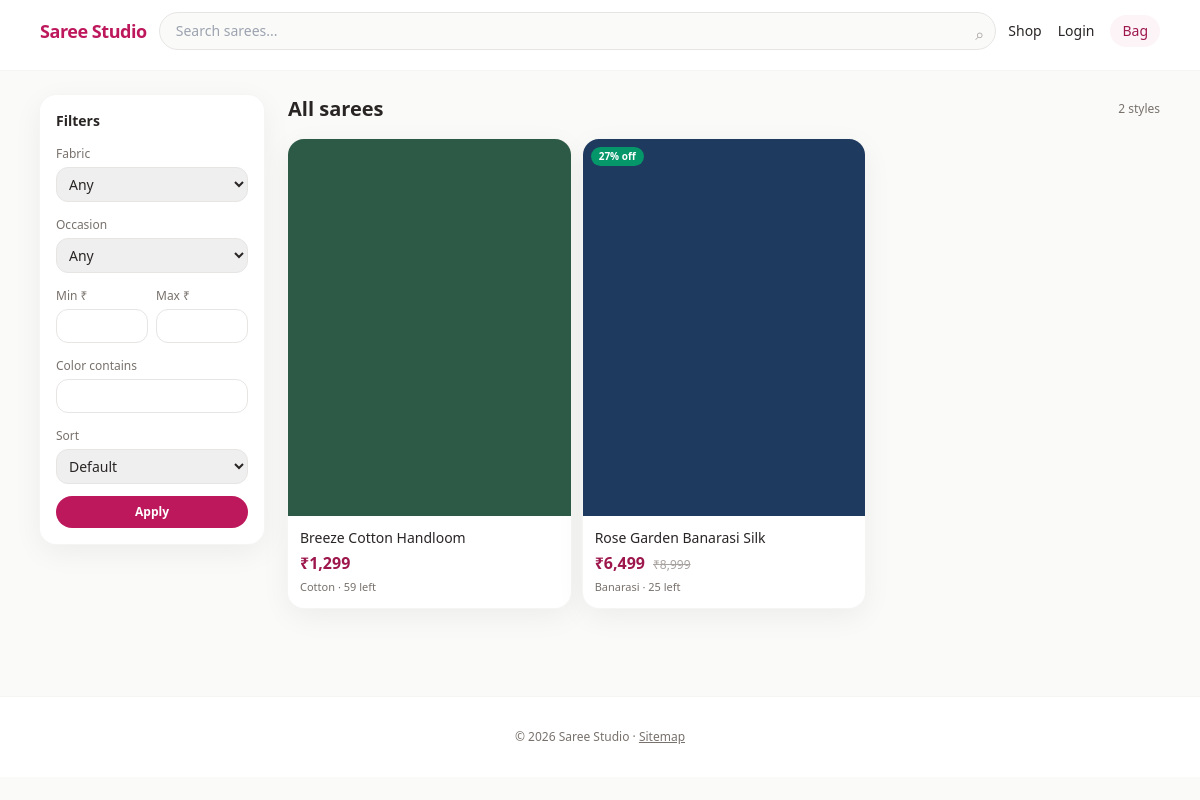
The app's page /shop/ with its own data.
### apps/products/models.py (models this page shows, shortened)
class Product(models.Model):
    FABRIC_CHOICES = [
        ('silk', 'Silk'),
        ('cotton', 'Cotton'),
        ('georgette', 'Georgette'),
        ('chiffon', 'Chiffon'),
        ('linen', 'Linen'),
        ('organza', 'Organza'),
        ('banarasi', 'Banarasi'),
        ('other', 'Other'),
    ]
    OCCASION_CHOICES = [
        ('wedding', 'Wedding'),
        ('party', 'Party'),
        ('festive', 'Festive'),
        ('casual', 'Casual'),
        ('office', 'Office'),
        ('traditional', 'Traditional'),
    ]
    name = models.CharField(max_length=200)
    slug = models.SlugField(max_length=220, unique=True, db_index=True)
    category = models.ForeignKey(
        Category, on_delete=models.PROTECT, related_name='products'
    )
    description = models.TextField()
    fabric = models.CharField(max_length=32, choices=FABRIC_CHOICES, default='silk')
    occasion = models.CharField(max_length=32, choices=OCCASION_CHOICES, default='festive')
    price = models.DecimalField(max_digits=10, decimal_places=2)
    sale_price = models.DecimalField(
        max_digits=10, decimal_places=2, blank=True, null=True,
        help_text='Discounted price; empty means no discount',
    )
    stock = models.PositiveIntegerField(default=0)
    delivery_days = models.PositiveSmallIntegerField(default=5)
    meta_title = models.CharField(max_length=70, blank=True)
    meta_description = models.CharField(max_length=160, blank=True)
    is_active = models.BooleanField(default=True)
    is_featured = models.BooleanField(default=False)
    is_trending = models.BooleanField(default=False)
    is_new_arrival = models.BooleanField(default=False)
    is_best_seller = models.BooleanField(default=False)
    flash_sale_end = models.DateTimeField(blank=True, null=True)
    created_at = models.DateTimeField(auto_now_add=True)
    updated_at = models.DateTimeField(auto_now=True)
    class Meta:
        ordering = ['-created_at']
    def get_absolute_url(self):
        return reverse('products:detail', kwargs={'slug': self.slug})
    @property
    def effective_price(self):
        if self.sale_price is not None and self.sale_price < self.price:
            return self.sale_price
        return self.price
    @property
    def discount_percent(self):
        if self.sale_price is None or self.sale_price >= self.price:
            return 0
        off = (self.price - self.sale_price) / self.price * 100
        return int(off)
    @property
    def primary_image(self):
        return self.images.order_by('sort_order', 'id').first()

class ProductImage(models.Model):
    product = models.ForeignKey(Product, on_delete=models.CASCADE, related_name='images')
    image = models.ImageField(upload_to='products/')
    alt_text = models.CharField(max_length=200, blank=True)
    sort_order = models.PositiveIntegerField(default=0)
    class Meta:
        ordering = ['sort_order', 'id']

### apps/products/views.py (the view, shortened to what this page needs)
# urls.py: path('shop/', views.shop, name='shop'),
def shop(request):
    eff = Case(
        When(sale_price__isnull=True, then=F('price')),
        When(sale_price__gte=F('price'), then=F('price')),
        default=F('sale_price'),
        output_field=DecimalField(max_digits=10, decimal_places=2),
    )
    qs = Product.objects.filter(is_active=True).select_related('category').annotate(
        effective_price_filter=eff,
        review_avg=Avg('reviews__rating'),
        review_count=Count('reviews', distinct=True),
    )
    q = request.GET.get('q', '').strip()
    fabric = request.GET.get('fabric')
    if fabric:
        qs = qs.filter(fabric=fabric)
    occasion = request.GET.get('occasion')
    if occasion:
        qs = qs.filter(occasion=occasion)
    color = request.GET.get('color')
    if color:
        qs = qs.filter(colors__name__icontains=color)
    cat = request.GET.get('category')
    if cat:
        qs = qs.filter(category__slug=cat)
    price_min = request.GET.get('price_min')
    price_max = request.GET.get('price_max')
    if price_min:
        qs = qs.filter(effective_price_filter__gte=price_min)
    if price_max:
        qs = qs.filter(effective_price_filter__lte=price_max)
    sort = request.GET.get('sort', '')
    if sort == 'latest':
        qs = qs.order_by('-created_at')
    elif sort == 'price_low':
        qs = qs.order_by('effective_price_filter')
    elif sort == 'price_high':
        qs = qs.order_by('-effective_price_filter')
    elif sort == 'popular':
        qs = qs.order_by('-review_count', '-review_avg')
    else:
        qs = qs.order_by('-is_featured', '-created_at')
    paginator = Paginator(qs, 12)
    page = paginator.get_page(request.GET.get('page'))
    categories = Category.objects.all()
    return render(
        request,
        'products/shop.html',
        {
            'page_obj': page,
            'categories': categories,
            'filters': request.GET,
            'product_fabric_choices': Product.FABRIC_CHOICES,
            'product_occasion_choices': Product.OCCASION_CHOICES,
        },
    )

### apps/cart/cart_utils.py (called while the page is built, shortened)
def get_or_create_cart(request):
    user = request.user if request.user.is_authenticated else None
    session_key = request.session.session_key
    if not session_key:
        request.session.create()
        session_key = request.session.session_key
    cart, _ = Cart.objects.get_or_create(
        session_key=session_key, user__isnull=True,
        defaults={'user': None},
    )
    return cart

### apps/cart/context_processors.py (called while the page is built)
def cart_summary(request):
    try:
        cart = get_or_create_cart(request)
        count = sum(i.quantity for i in cart.items.filter(save_for_later=False))
        sub = cart_subtotal(cart)
    except Exception:
        count = 0
        sub = Decimal('0')
    return {'cart_count': count, 'cart_subtotal': sub}

### templates/products/shop.html (shortened to what this page needs)
{% extends "base.html" %}
{% block content %}
<div class="flex flex-col gap-6 md:flex-row">
  <aside class="md:w-56 md:shrink-0">
    <div class="rounded-2xl bg-white p-4 shadow-soft ring-1 ring-stone-100">
      <p class="mb-3 text-sm font-semibold">Filters</p>
      <form method="get" class="space-y-3 text-sm">
        <div>
          <label class="text-xs text-stone-500">Fabric</label>
          <select name="fabric" class="mt-1 w-full rounded-xl border border-stone-200 px-2 py-1.5">
            <option value="">Any</option>
          </select>
        </div>
        <div>
          <label class="text-xs text-stone-500">Occasion</label>
          <select name="occasion" class="mt-1 w-full rounded-xl border border-stone-200 px-2 py-1.5">
            <option value="">Any</option>
          </select>
        </div>
        <div class="grid grid-cols-2 gap-2">
          <div>
            <label class="text-xs text-stone-500">Min ₹</label>
            <input name="price_min" value="{{ request.GET.price_min }}" class="mt-1 w-full rounded-xl border border-stone-200 px-2 py-1.5">
          </div>
          <div>
            <label class="text-xs text-stone-500">Max ₹</label>
            <input name="price_max" value="{{ request.GET.price_max }}" class="mt-1 w-full rounded-xl border border-stone-200 px-2 py-1.5">
          </div>
        </div>
        <div>
          <label class="text-xs text-stone-500">Color contains</label>
          <input name="color" value="{{ request.GET.color }}" class="mt-1 w-full rounded-xl border border-stone-200 px-2 py-1.5">
        </div>
        <div>
          <label class="text-xs text-stone-500">Sort</label>
          <select name="sort" class="mt-1 w-full rounded-xl border border-stone-200 px-2 py-1.5">
            <option value="">Default</option>
          </select>
        </div>
        <button class="w-full rounded-full bg-brand-600 py-2 text-xs font-semibold text-white">Apply</button>
      </form>
    </div>
  </aside>
  <div class="flex-1">
    <div class="mb-4 flex flex-wrap items-center justify-between gap-2">
      <h1 class="text-xl font-semibold">All sarees</h1>
      <p class="text-xs text-stone-500">{{ page_obj.paginator.count }} styles</p>
    </div>
    <div class="grid grid-cols-2 gap-3 md:grid-cols-3">
      {% for p in page_obj %}
        {% include "partials/product_card.html" with p=p %}
      {% empty %}
        <p class="text-sm text-stone-500">No products match your filters.</p>
      {% endfor %}
    </div>
  </div>
</div>
{% endblock %}

### templates/partials/product_card.html
{% load humanize %}
<a href="{{ p.get_absolute_url }}" class="group flex flex-col overflow-hidden rounded-2xl bg-white shadow-soft ring-1 ring-stone-100 transition hover:-translate-y-0.5 hover:shadow-lg">
  <div class="relative aspect-[3/4] overflow-hidden bg-stone-100">
    {% with img=p.primary_image %}
      {% if img %}
        <img src="{{ img.image.url }}" alt="{{ img.alt_text|default:p.name }}" class="h-full w-full object-cover transition duration-500 group-hover:scale-105" loading="lazy">
      {% else %}
        <div class="flex h-full items-center justify-center text-xs text-stone-400">No image</div>
      {% endif %}
    {% endwith %}
    {% if p.sale_price and p.sale_price < p.price %}
      <span class="absolute left-2 top-2 rounded-full bg-emerald-600 px-2 py-0.5 text-[10px] font-semibold text-white">{{ p.discount_percent }}% off</span>
    {% endif %}
  </div>
  <div class="flex flex-1 flex-col gap-1 p-3">
    <p class="line-clamp-2 text-sm font-medium leading-snug">{{ p.name }}</p>
    <div class="mt-auto flex items-baseline gap-2">
      <span class="text-base font-semibold text-brand-700">₹{{ p.effective_price|floatformat:0|intcomma }}</span>
      {% if p.sale_price and p.sale_price < p.price %}
        <span class="text-xs text-stone-400 line-through">₹{{ p.price|floatformat:0|intcomma }}</span>
      {% endif %}
    </div>
    <p class="text-[11px] text-stone-500">{{ p.get_fabric_display }} · {{ p.stock }} left</p>
  </div>
</a>

### records on screen
Product: primary_image.image (picture), name "Breeze Cotton Handloom", effective_price "1,299", fabric "Cotton", stock "59"
Product: primary_image.image (picture), discount_percent "27", name "Rose Garden Banarasi Silk", effective_price "6,499", price "8,999", fabric "Banarasi", stock "25"

### other values on screen
{{ page_obj.paginator.count }} "2"
